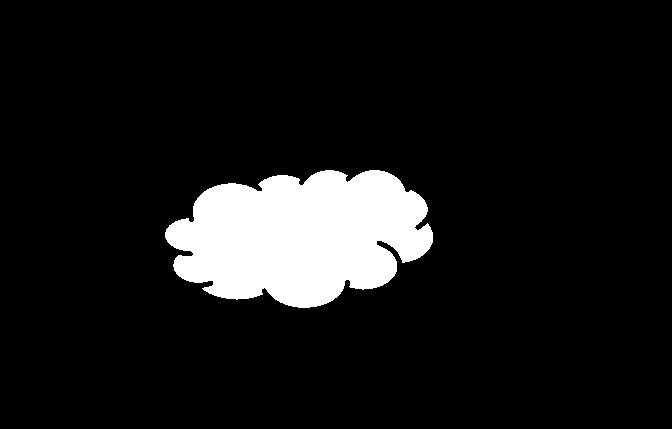
#> input picture 00_templates/link_test.png, 672 x 429 px, found by its file name
$ python main.py   (older library calls are emulated)
#> lines starting #> are read from the running program, lines starting #| are printed output that depends on the picture; after the words box and inside, x2 and y2 are one past the last pixel; in counts of white or black regions, pixels touching at a corner belong together
import numpy as np
import copy
import math
import cv2

# [46 lines left out: functions test_copy, test_guassian, get_circle, test_makeBorder, not called in this run]

def test_connectedComponents():
    img = cv2.imread('00_templates/link_test.png', 0)
#> img: shape (429, 672); 9.3% white; 1 white region, box (x1, y1, x2, y2) and area: (165, 170, 433, 308) 26777
    cv2.imshow('img', img)
    # TODO 传入参数 img 要求二值化图像
    num_labels, labels = cv2.connectedComponents(img, connectivity=8, ltype=cv2.CV_32S)
#> num_labels = 2
    print(f'连通体的个数是: {num_labels-1}')
#| 连通体的个数是: 1
    # 创建输出图像
    output = np.zeros((img.shape[0], img.shape[1], 3), np.uint8)
    # TODO 数组从1开始是因为0是背景
    for i in range(1, num_labels):
        mask = labels == i
        color = np.random.randint(0, 255, size=3).tolist()
        # mask 中 bool 值为 True 的地方被赋值 color
        output[mask] = color
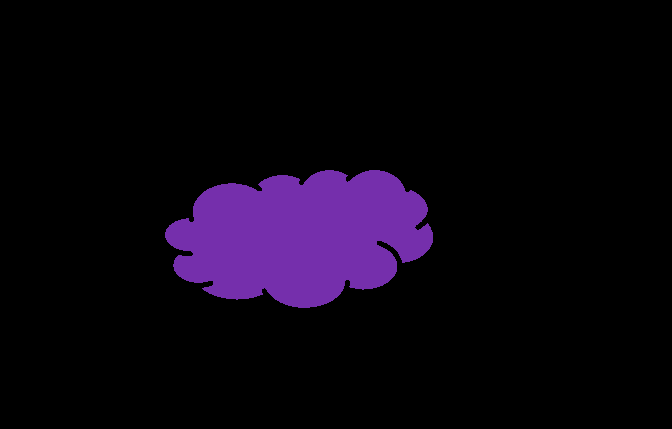
#> output: shape (429, 672, 3); mean of channels 0, 1, 2 16, 4.4, 10.9; drawn as B, G, R
    cv2.imshow('img_c', output)
    cv2.waitKey(0)


if __name__ == '__main__' :
    # [4 lines of commented-out code are left out]
    test_connectedComponents()
